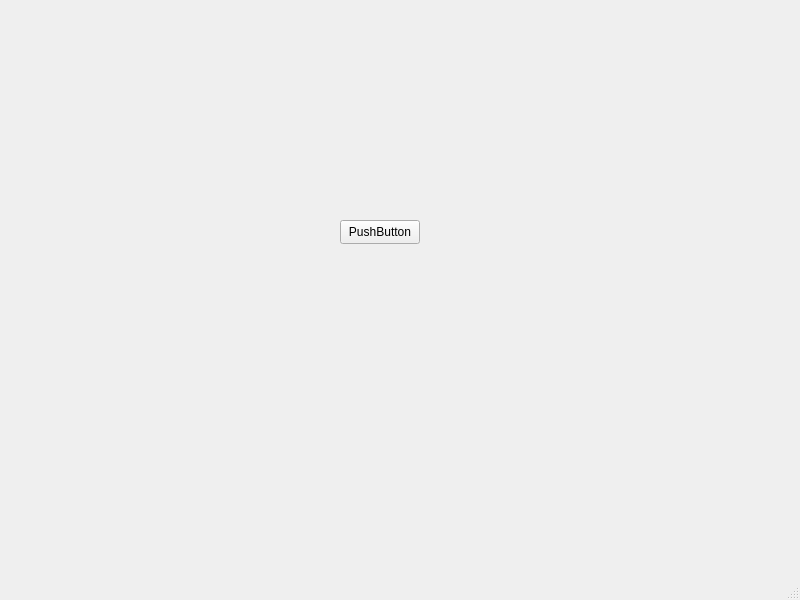
<?xml version="1.0" encoding="UTF-8"?>
<ui version="4.0">
 <class>MainWindow</class>
 <widget class="QMainWindow" name="MainWindow">
  <property name="geometry">
   <rect>
    <x>0</x>
    <y>0</y>
    <width>800</width>
    <height>600</height>
   </rect>
  </property>
  <property name="windowTitle">
   <string>MainWindow</string>
  </property>
  <widget class="QWidget" name="centralwidget">
   <widget class="QPushButton" name="pushButton">
    <property name="geometry">
     <rect>
      <x>340</x>
      <y>220</y>
      <width>80</width>
      <height>24</height>
     </rect>
    </property>
    <property name="text">
     <string>PushButton</string>
    </property>
   </widget>
  </widget>
  <widget class="QMenuBar" name="menubar">
   <property name="geometry">
    <rect>
     <x>0</x>
     <y>0</y>
     <width>800</width>
     <height>21</height>
    </rect>
   </property>
  </widget>
  <widget class="QStatusBar" name="statusbar"/>
 </widget>
 <resources/>
 <connections/>
</ui>
